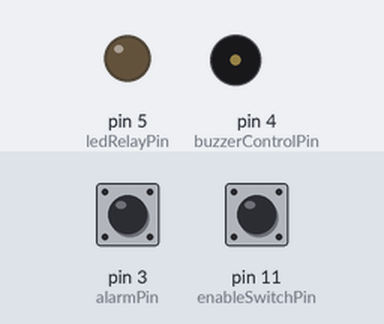
Recording of a sketch running on a simulated Arduino Uno, built with avr-gcc and run on an emulated ATmega328P. Parts: output pins drawn as LEDs (lit = HIGH), buzzer (waves = sounding, pin HIGH). Dashed ring = blinking. Inputs (shaded band) come from the test bench; at power-on: pin 11 (enableSwitchPin) LOW, pin 3 (alarmPin) HIGH.

Above: at 1.2 s.
1.3 s: pin 11 (enableSwitchPin) pulled HIGH for 1 s
At 1.39 s:
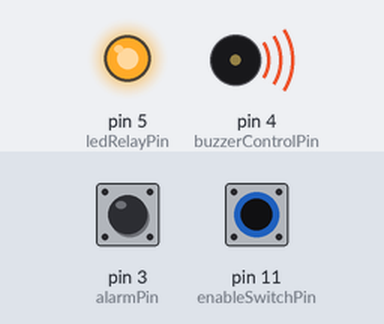
3.8 s: pin 11 (enableSwitchPin) pulled HIGH for 3.2 s
At 4.14 s:
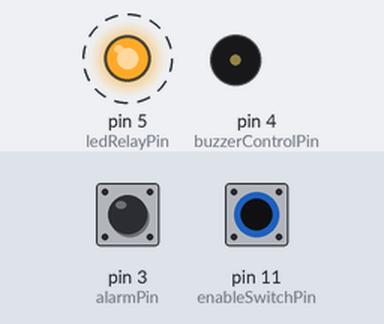
Timing chart, 0 to 8.5 s (numbered marks = the images above; inputs shaded):
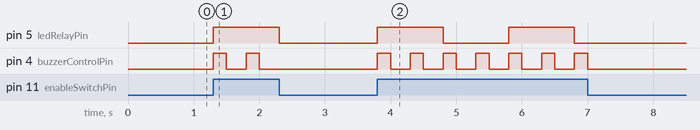

The sketch:

spo2-alarm-amplifier.ino
```cpp
// This goes high when the alarm goes off. External pulldown resistor.
int alarmPin = 3;

// Controls the transistor powering the audio indicator driver.
int buzzerControlPin = 4;

// Controls the high(er) voltage relay connected to the LED array.
int ledRelayPin = 5;

// Enables and disables the alarm.
int enableSwitchPin = 11;

// The time that we started alarming, or 0 if we're not alarming.
unsigned long alarmStartedMillis = 0;

void setup() {
	pinMode(alarmPin, INPUT);
	pinMode(ledRelayPin, OUTPUT);
	pinMode(buzzerControlPin, OUTPUT);
	pinMode(enableSwitchPin, INPUT);

	digitalWrite(ledRelayPin, LOW);
	digitalWrite(buzzerControlPin, LOW);
}

void loop() {
	int alarmGoingOff = digitalRead(alarmPin);
	int alarmEnabled = digitalRead(enableSwitchPin);

	if (!alarmGoingOff || !alarmEnabled) {
		alarmStartedMillis = 0;
		digitalWrite(ledRelayPin, LOW);
		digitalWrite(buzzerControlPin, LOW);
		return;
	}

	if (alarmStartedMillis == 0) {
		alarmStartedMillis = millis();
	}

	// The LEDs should be on for one second, off for one second.
	if ((millis() - alarmStartedMillis) % 2000 < 1000) {
		digitalWrite(ledRelayPin, HIGH);
	} else {
		digitalWrite(ledRelayPin, LOW);
	}

	// The buzzer should be on for 200ms, off for 300ms.
	if ((millis() - alarmStartedMillis) % 500 < 200) {
		digitalWrite(buzzerControlPin, HIGH);
	} else {
		digitalWrite(buzzerControlPin, LOW);
	}
}
```

Measured:
- after the input at 1.3 s, pin 5 (ledRelayPin): LOW → HIGH at once, → LOW 1.0 s later; pin 4 (buzzerControlPin): alternates HIGH for 0.20 s and LOW for 0.30 s, 4 changes in all, then stays LOW, starting at once
- after the input at 3.8 s, pin 5 (ledRelayPin): alternates HIGH for 1.0 s and LOW for 1.0 s, 4 changes in all, then stays LOW, starting at once; pin 4 (buzzerControlPin): alternates HIGH for 0.20 s and LOW for 0.30 s, 14 changes in all, then stays LOW, starting at once
